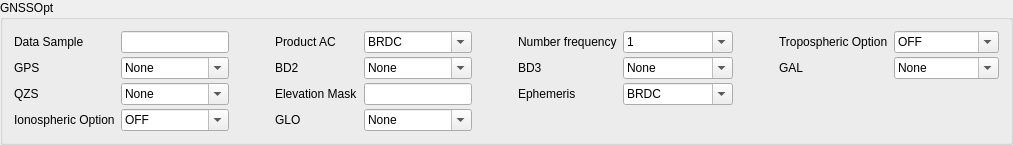
           <widget class="QGroupBox" name="groupBox_2">
            <property name="title">
             <string>GNSSOpt</string>
            </property>
            <layout class="QGridLayout" name="gridLayout_3">
             <item row="0" column="0">
              <layout class="QGridLayout" name="gridLayout_4">
               <property name="verticalSpacing">
                <number>4</number>
               </property>
               <item row="1" column="1">
                <widget class="QComboBox" name="combo_gps">
                 <property name="editable">
                  <bool>true</bool>
                 </property>
                 <item>
                  <property name="text">
                   <string>None</string>
                  </property>
                 </item>
                 <item>
                  <property name="text">
                   <string>L1</string>
                  </property>
                 </item>
                 <item>
                  <property name="text">
                   <string>L2</string>
                  </property>
                 </item>
                 <item>
                  <property name="text">
                   <string>L5</string>
                  </property>
                 </item>
                 <item>
                  <property name="text">
                   <string>L1&amp;L2</string>
                  </property>
                 </item>
                 <item>
                  <property name="text">
                   <string>L1&amp;L5</string>
                  </property>
                 </item>
                 <item>
                  <property name="text">
                   <string>L1&amp;L2&amp;L5</string>
                  </property>
                 </item>
                </widget>
               </item>
               <item row="0" column="5">
                <spacer name="horizontalSpacer_20">
                 <property name="orientation">
                  <enum>Qt::Horizontal</enum>
                 </property>
                 <property name="sizeType">
                  <enum>QSizePolicy::Fixed</enum>
                 </property>
                 <property name="sizeHint" stdset="0">
                  <size>
                   <width>40</width>
                   <height>20</height>
                  </size>
                 </property>
                </spacer>
               </item>
               <item row="1" column="3">
                <widget class="QLabel" name="label_bd2">
                 <property name="text">
                  <string>BD2</string>
                 </property>
                </widget>
               </item>
               <item row="1" column="0">
                <widget class="QLabel" name="label_gps">
                 <property name="text">
                  <string>GPS</string>
                 </property>
                </widget>
               </item>
               <item row="2" column="4">
                <widget class="QLineEdit" name="edit_elevation_mask"/>
               </item>
               <item row="0" column="10">
                <widget class="QComboBox" name="combo_tropospheric_option">
                 <property name="editable">
                  <bool>true</bool>
                 </property>
                 <item>
                  <property name="text">
                   <string>OFF</string>
                  </property>
                 </item>
                 <item>
                  <property name="text">
                   <string>BRDC</string>
                  </property>
                 </item>
                 <item>
                  <property name="text">
                   <string>SAAS</string>
                  </property>
                 </item>
                </widget>
               </item>
               <item row="0" column="9">
                <widget class="QLabel" name="label_tropospheric_option">
                 <property name="text">
                  <string>Tropospheric Option</string>
                 </property>
                </widget>
               </item>
               <item row="2" column="10">
                <spacer name="horizontalSpacer_5">
                 <property name="orientation">
                  <enum>Qt::Horizontal</enum>
                 </property>
                 <property name="sizeHint" stdset="0">
                  <size>
                   <width>40</width>
                   <height>20</height>
                  </size>
                 </property>
                </spacer>
               </item>
               <item row="3" column="4">
                <widget class="QComboBox" name="combo_glo">
                 <property name="editable">
                  <bool>true</bool>
                 </property>
                 <item>
                  <property name="text">
                   <string>None</string>
                  </property>
                 </item>
                 <item>
                  <property name="text">
                   <string>G1</string>
                  </property>
                 </item>
                 <item>
                  <property name="text">
                   <string>G2</string>
                  </property>
                 </item>
                 <item>
                  <property name="text">
                   <string>G1&amp;G2</string>
                  </property>
                 </item>
                </widget>
               </item>
               <item row="2" column="9">
                <spacer name="horizontalSpacer_3">
                 <property name="orientation">
                  <enum>Qt::Horizontal</enum>
                 </property>
                 <property name="sizeHint" stdset="0">
                  <size>
                   <width>40</width>
                   <height>20</height>
                  </size>
                 </property>
                </spacer>
               </item>
               <item row="0" column="7">
                <widget class="QComboBox" name="combo_number_frequency">
                 <property name="editable">
                  <bool>true</bool>
                 </property>
                 <item>
                  <property name="text">
                   <string>1</string>
                  </property>
                 </item>
                 <item>
                  <property name="text">
                   <string>2</string>
                  </property>
                 </item>
                 <item>
                  <property name="text">
                   <string>3</string>
                  </property>
                 </item>
                </widget>
               </item>
               <item row="3" column="3">
                <widget class="QLabel" name="label_glo">
                 <property name="text">
                  <string>GLO</string>
                 </property>
                </widget>
               </item>
               <item row="2" column="6">
                <widget class="QLabel" name="label_ephemeris">
                 <property name="text">
                  <string>Ephemeris</string>
                 </property>
                </widget>
               </item>
               <item row="3" column="6">
                <spacer name="horizontalSpacer_2">
                 <property name="orientation">
                  <enum>Qt::Horizontal</enum>
                 </property>
                 <property name="sizeHint" stdset="0">
                  <size>
                   <width>40</width>
                   <height>20</height>
                  </size>
                 </property>
                </spacer>
               </item>
               <item row="0" column="0">
                <widget class="QLabel" name="label_data_sample">
                 <property name="text">
                  <string>Data Sample</string>
                 </property>
                </widget>
               </item>
               <item row="3" column="10">
                <spacer name="horizontalSpacer_7">
                 <property name="orientation">
                  <enum>Qt::Horizontal</enum>
                 </property>
                 <property name="sizeHint" stdset="0">
                  <size>
                   <width>40</width>
                   <height>20</height>
                  </size>
                 </property>
                </spacer>
               </item>
               <item row="2" column="1">
                <widget class="QComboBox" name="combo_qzs">
                 <property name="editable">
                  <bool>true</bool>
                 </property>
                 <item>
                  <property name="text">
                   <string>None</string>
                  </property>
                 </item>
                 <item>
                  <property name="text">
                   <string>L1</string>
                  </property>
                 </item>
                 <item>
                  <property name="text">
                   <string>L2</string>
                  </property>
                 </item>
                 <item>
                  <property name="text">
                   <string>L5</string>
                  </property>
                 </item>
                 <item>
                  <property name="text">
                   <string>L1&amp;L2</string>
                  </property>
                 </item>
                 <item>
                  <property name="text">
                   <string>L1&amp;L5</string>
                  </property>
                 </item>
                 <item>
                  <property name="text">
                   <string>L1&amp;L2&amp;L5</string>
                  </property>
                 </item>
                </widget>
               </item>
               <item row="2" column="7">
                <widget class="QComboBox" name="combo_ephemeris">
                 <property name="editable">
                  <bool>true</bool>
                 </property>
                 <item>
                  <property name="text">
                   <string>BRDC</string>
                  </property>
                 </item>
                 <item>
                  <property name="text">
                   <string>Precise</string>
                  </property>
                 </item>
                </widget>
               </item>
               <item row="1" column="7">
                <widget class="QComboBox" name="combo_bd3">
                 <property name="editable">
                  <bool>true</bool>
                 </property>
                 <item>
                  <property name="text">
                   <string>None</string>
                  </property>
                 </item>
                 <item>
                  <property name="text">
                   <string>B1I</string>
                  </property>
                 </item>
                 <item>
                  <property name="text">
                   <string>B2a</string>
                  </property>
                 </item>
                 <item>
                  <property name="text">
                   <string>B3I</string>
                  </property>
                 </item>
                 <item>
                  <property name="text">
                   <string>B1C</string>
                  </property>
                 </item>
                 <item>
                  <property name="text">
                   <string>B1I&amp;B2a</string>
                  </property>
                 </item>
                 <item>
                  <property name="text">
                   <string>B1I&amp;B3I</string>
                  </property>
                 </item>
                 <item>
                  <property name="text">
                   <string>B1I&amp;B1C</string>
                  </property>
                 </item>
                 <item>
                  <property name="text">
                   <string>B1I&amp;B2a&amp;B3I</string>
                  </property>
                 </item>
                 <item>
                  <property name="text">
                   <string>B1I&amp;B2a&amp;B1C</string>
                  </property>
                 </item>
                </widget>
               </item>
               <item row="2" column="0">
                <widget class="QLabel" name="label_qzs">
                 <property name="text">
                  <string>QZS</string>
                 </property>
                </widget>
               </item>
               <item row="0" column="2">
                <spacer name="horizontalSpacer_19">
                 <property name="orientation">
                  <enum>Qt::Horizontal</enum>
                 </property>
                 <property name="sizeType">
                  <enum>QSizePolicy::Fixed</enum>
                 </property>
                 <property name="sizeHint" stdset="0">
                  <size>
                   <width>40</width>
                   <height>20</height>
                  </size>
                 </property>
                </spacer>
               </item>
               <item row="1" column="9">
                <widget class="QLabel" name="label_gal">
                 <property name="text">
                  <string>GAL</string>
                 </property>
                </widget>
               </item>
               <item row="2" column="3">
                <widget class="QLabel" name="label_elevation_mask">
                 <property name="text">
                  <string>Elevation Mask</string>
                 </property>
                </widget>
               </item>
               <item row="3" column="0">
                <widget class="QLabel" name="label_ionospheric_option">
                 <property name="text">
                  <string>Ionospheric Option</string>
                 </property>
                </widget>
               </item>
               <item row="0" column="3">
                <widget class="QLabel" name="label_product_ac">
                 <property name="text">
                  <string>Product AC</string>
                 </property>
                </widget>
               </item>
               <item row="3" column="9">
                <spacer name="horizontalSpacer_6">
                 <property name="orientation">
                  <enum>Qt::Horizontal</enum>
                 </property>
                 <property name="sizeHint" stdset="0">
                  <size>
                   <width>40</width>
                   <height>20</height>
                  </size>
                 </property>
                </spacer>
               </item>
               <item row="0" column="1">
                <widget class="QLineEdit" name="edit_data_sample"/>
               </item>
               <item row="0" column="6">
                <widget class="QLabel" name="label_number_frequency">
                 <property name="text">
                  <string>Number frequency</string>
                 </property>
                </widget>
               </item>
               <item row="0" column="4">
                <widget class="QComboBox" name="combo_product_ac">
                 <property name="editable">
                  <bool>true</bool>
                 </property>
                 <item>
                  <property name="text">
                   <string>BRDC</string>
                  </property>
                 </item>
                 <item>
                  <property name="text">
                   <string>COD</string>
                  </property>
                 </item>
                 <item>
                  <property name="text">
                   <string>WUM</string>
                  </property>
                 </item>
                 <item>
                  <property name="text">
                   <string>GFZ</string>
                  </property>
                 </item>
                 <item>
                  <property name="text">
                   <string>GBM</string>
                  </property>
                 </item>
                </widget>
               </item>
               <item row="1" column="4">
                <widget class="QComboBox" name="combo_bd2">
                 <property name="editable">
                  <bool>true</bool>
                 </property>
                 <item>
                  <property name="text">
                   <string>None</string>
                  </property>
                 </item>
                 <item>
                  <property name="text">
                   <string>B1I</string>
                  </property>
                 </item>
                 <item>
                  <property name="text">
                   <string>B2I</string>
                  </property>
                 </item>
                 <item>
                  <property name="text">
                   <string>B3I</string>
                  </property>
                 </item>
                 <item>
                  <property name="text">
                   <string>B1I&amp;B2I</string>
                  </property>
                 </item>
                 <item>
                  <property name="text">
                   <string>B1I&amp;B3I</string>
                  </property>
                 </item>
                 <item>
                  <property name="text">
                   <string>B1I&amp;B2I&amp;B3I</string>
                  </property>
                 </item>
                </widget>
               </item>
               <item row="3" column="7">
                <spacer name="horizontalSpacer_4">
                 <property name="orientation">
                  <enum>Qt::Horizontal</enum>
                 </property>
                 <property name="sizeHint" stdset="0">
                  <size>
                   <width>40</width>
                   <height>20</height>
                  </size>
                 </property>
                </spacer>
               </item>
               <item row="1" column="10">
                <widget class="QComboBox" name="combo_gal">
                 <property name="editable">
                  <bool>true</bool>
                 </property>
                 <item>
                  <property name="text">
                   <string>None</string>
                  </property>
                 </item>
                 <item>
                  <property name="text">
                   <string>E1</string>
                  </property>
                 </item>
                 <item>
                  <property name="text">
                   <string>E5a</string>
                  </property>
                 </item>
                 <item>
                  <property name="text">
                   <string>E5b</string>
                  </property>
                 </item>
                 <item>
                  <property name="text">
                   <string>E1&amp;E5a</string>
                  </property>
                 </item>
                 <item>
                  <property name="text">
                   <string>E1&amp;E5b</string>
                  </property>
                 </item>
                 <item>
                  <property name="text">
                   <string>E1&amp;E5a&amp;E5b</string>
                  </property>
                 </item>
                </widget>
               </item>
               <item row="3" column="1">
                <widget class="QComboBox" name="combo_ionospheric_option">
                 <property name="editable">
                  <bool>true</bool>
                 </property>
                 <item>
                  <property name="text">
                   <string>OFF</string>
                  </property>
                 </item>
                 <item>
                  <property name="text">
                   <string>BRDC</string>
                  </property>
                 </item>
                 <item>
                  <property name="text">
                   <string>TEC</string>
                  </property>
                 </item>
                 <item>
                  <property name="text">
                   <string>IF</string>
                  </property>
                 </item>
                 <item>
                  <property name="text">
                   <string>UC</string>
                  </property>
                 </item>
                 <item>
                  <property name="text">
                   <string>Constraint</string>
                  </property>
                 </item>
                </widget>
               </item>
               <item row="1" column="6">
                <widget class="QLabel" name="label_bd3">
                 <property name="text">
                  <string>BD3</string>
                 </property>
                </widget>
               </item>
               <item row="0" column="8">
                <spacer name="horizontalSpacer_21">
                 <property name="orientation">
                  <enum>Qt::Horizontal</enum>
                 </property>
                 <property name="sizeType">
                  <enum>QSizePolicy::Fixed</enum>
                 </property>
                 <property name="sizeHint" stdset="0">
                  <size>
                   <width>40</width>
                   <height>20</height>
                  </size>
                 </property>
                </spacer>
               </item>
              </layout>
             </item>
            </layout>
           </widget>
